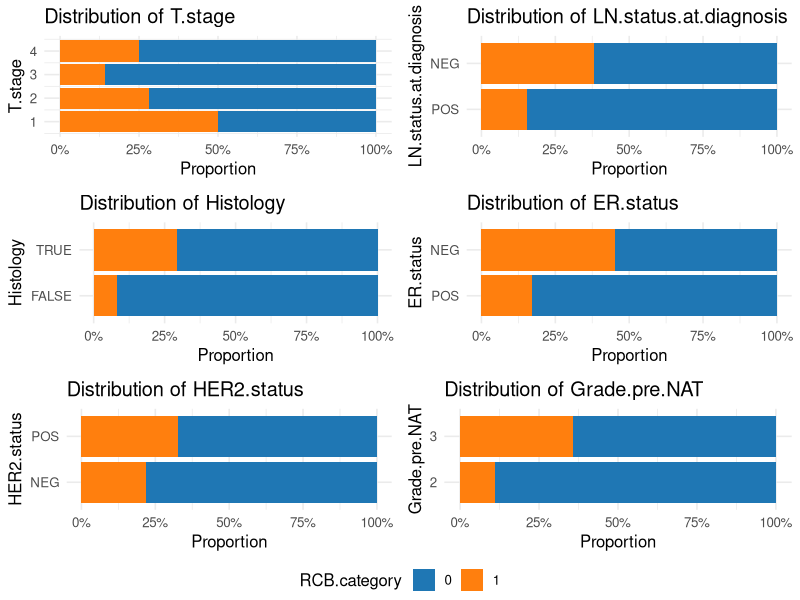
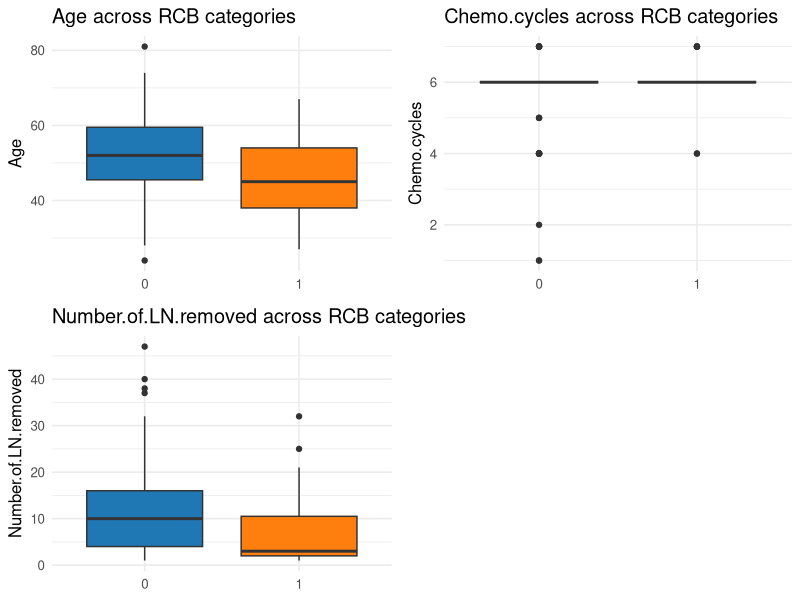
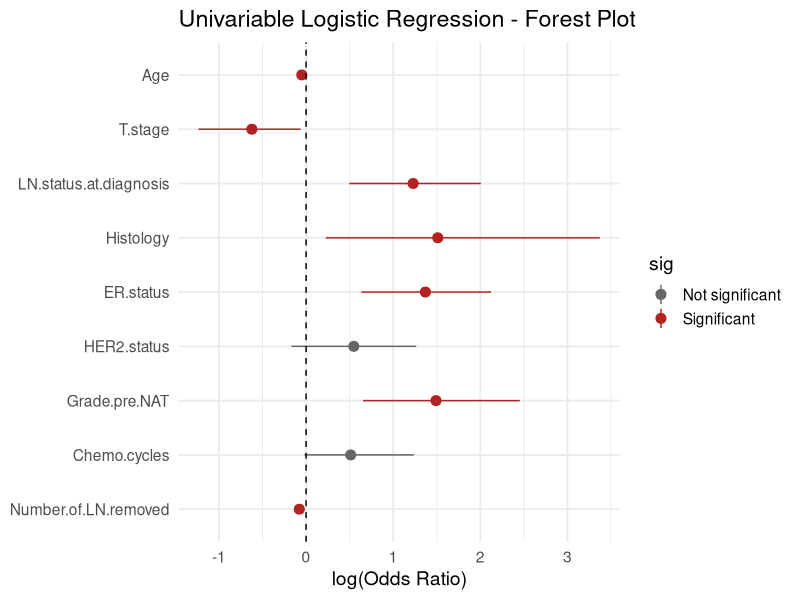
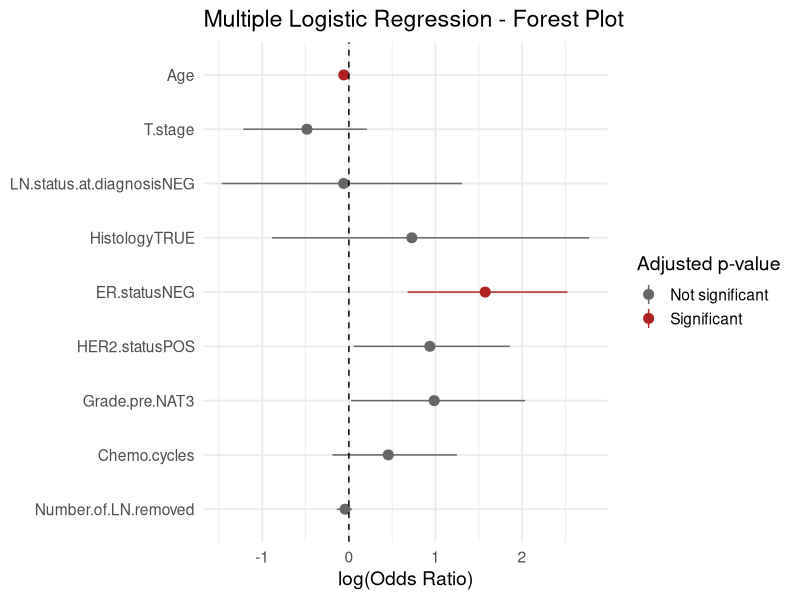

Recreate these plots in R, in order.
## ---- chunk 1
knitr::opts_chunk$set(echo = TRUE)
## ---- chunk 2
library(readxl)
library(reshape2)
library(dplyr)
library(ggplot2)
library(broom)
library(tidyverse)
library(ggpubr)
## ---- chunk 3
df  <- data.frame(read_excel("./data/Supplementary_table.xlsx",sheet = 1))
names(df)
## ---- chunk 4
# 161 of 168 cases had an RCB assessment
df <- df[which(df$RCB.category!="NA"),]
nrow(df) 
## ---- chunk 5
y <- df
rownames(y) <- y$Donor.ID
# define variables to use
clinVariables <- c("Age", "T.stage", "LN.status.at.diagnosis", "Histology",
                   "ER.status", "HER2.status", "Grade.pre.NAT", 
                   "Chemo.cycles", "Number.of.LN.removed",
                   "RCB.category")

y <- y[, colnames(y) %in% clinVariables]

# Turn all RCB into 0, pCR into 1
y$RCB.category  <- factor(y$RCB.category,levels=c("RCB-III","RCB-II","RCB-I","pCR"),labels=c(0,0,0,1))

# Appropriately factor all variables
y$T.stage       <- as.numeric(substr(y$T.stage,2,2))
y$LN.status.at.diagnosis <- factor(y$LN.status.at.diagnosis, levels = c("POS", "NEG"))
y$Histology     <- factor(y$Histology=="IDC")
y$ER.status     <- factor(y$ER.status,levels=c("POS","NEG"))
y$HER2.status   <- factor(y$HER2.status,levels=c("NEG","POS"))
y$Grade.pre.NAT <- factor(y$Grade.pre.NAT,levels=c(2,3))
y$Chemo.cycles <- as.numeric(y$Chemo.cycles)
y$Number.of.LN.removed <- as.numeric(y$Number.of.LN.removed)

## ---- chunk 6
categorical_vars <- c("T.stage", "LN.status.at.diagnosis", "Histology", 
                      "ER.status", "HER2.status", "Grade.pre.NAT")

bar_plots <- lapply(categorical_vars, function(var) {
  ggplot(y, aes_string(x = var, fill = "RCB.category")) +
    geom_bar(position = "fill") +
    scale_y_continuous(labels = scales::percent_format()) +
    coord_flip() +
    labs(y = "Proportion", x = var, title = paste("Distribution of", var)) +
    theme_minimal(base_size = 12) +
    scale_fill_manual(values = c("#1f77b4", "#ff7f0e"))
})

ggarrange(plotlist = bar_plots, ncol = 2, nrow = 3, common.legend = TRUE, legend = "bottom")

## ---- chunk 7
continuous_vars <- c("Age","Chemo.cycles", "Number.of.LN.removed")

box_plots <- lapply(continuous_vars, function(var) {
  ggplot(y, aes_string(x = "RCB.category", y = var, fill = "RCB.category")) +
    geom_boxplot(outlier.size = 1.5) +
    labs(y = var, x = NULL, title = paste(var, "across RCB categories")) +
    theme_minimal(base_size = 12) +
    scale_fill_manual(values = c("#1f77b4", "#ff7f0e")) +
    theme(legend.position = "none")
})

ggarrange(plotlist = box_plots, ncol = 2, nrow = 2)

## ---- chunk 8
vars <- setdiff(colnames(y), "RCB.category")

# simple logistic regression
simpleLogisticRegression <- lapply(vars, function(var) {
  fml <- as.formula(paste("RCB.category ~", var))
  model <- glm(fml, data = y, family = "binomial")
  lrm <- summary(model)
  if (nrow(lrm$coefficients) < 2) return(NULL)
  pval <- lrm$coefficients[2, "Pr(>|z|)"]
  odds.ratio <- exp(lrm$coefficients[2, "Estimate"])
  conf <- suppressMessages(confint(model))
  ci.low <- exp(conf[2, 1])
  ci.hi <- exp(conf[2, 2])
  data.frame(variable = var, pval, odds.ratio, ci.low, ci.hi)
})

# combine results
regression.univariable <- do.call(rbind, simpleLogisticRegression)
regression.univariable$class <- "pCR"
regression.univariable$type <- "Simple logist."

# check results
print(regression.univariable)
## ---- chunk 9
# Plot forest plot for simple logistic regression result

# Prepare plot data
plot_data <- regression.univariable %>%
  mutate(
    variable = factor(variable, levels = rev(variable)),  # reverse for top-down
    log_odds = log(odds.ratio),                           # log(OR) for symmetry
    sig = ifelse(pval < 0.05, "Significant", "Not significant")
  )

# Create forest plot
ggplot(plot_data, aes(x = variable, y = log_odds, ymin = log(ci.low), ymax = log(ci.hi))) +
  geom_pointrange(aes(color = sig), size = 0.6) +
  geom_hline(yintercept = 0, linetype = "dashed") +
  coord_flip() +
  labs(
    title = "Univariable Logistic Regression - Forest Plot",
    x = NULL,
    y = "log(Odds Ratio)"
  ) +
  scale_color_manual(values = c("Significant" = "firebrick", "Not significant" = "grey40")) +
  theme_minimal(base_size = 14)
## ---- chunk 10

# Multiple logistic regression
model <- glm(RCB.category ~ Age + T.stage + LN.status.at.diagnosis + Histology + ER.status + 
             HER2.status + Grade.pre.NAT + Chemo.cycles + Number.of.LN.removed, 
             family = "binomial", data = y)

# extract regression coefficients
summary_model <- summary(model)
conf <- suppressMessages(confint(model))[-1, , drop = FALSE]  # 去除 Intercept

# variables in summary
regression_multi <- data.frame(
  variable = rownames(summary_model$coefficients)[-1],
  estimate = summary_model$coefficients[-1, "Estimate"],
  pval = summary_model$coefficients[-1, "Pr(>|z|)"],
  odds.ratio = exp(summary_model$coefficients[-1, "Estimate"]),
  ci.low = exp(conf[, 1]),
  ci.high = exp(conf[, 2])
)

# adjust p-value（Benjamini-Hochberg）
regression_multi$padj <- p.adjust(regression_multi$pval, method = "BH")

# mark significance
regression_multi$sig <- ifelse(regression_multi$padj < 0.05, "Significant", "Not significant")

# set graph order
regression_multi$variable <- factor(regression_multi$variable, levels = rev(regression_multi$variable))

summary_model
print(regression_multi)
## ---- chunk 11
ggplot(regression_multi, aes(x = variable, y = log(odds.ratio), 
                             ymin = log(ci.low), ymax = log(ci.high))) +
  geom_pointrange(aes(color = sig), size = 0.6) +
  geom_hline(yintercept = 0, linetype = "dashed") +
  coord_flip() +
  labs(
    title = "Multiple Logistic Regression - Forest Plot",
    x = NULL,
    y = "log(Odds Ratio)",
    color = "Adjusted p-value"
  ) +
  scale_color_manual(values = c("Significant" = "firebrick", "Not significant" = "grey40")) +
  theme_minimal(base_size = 14)

